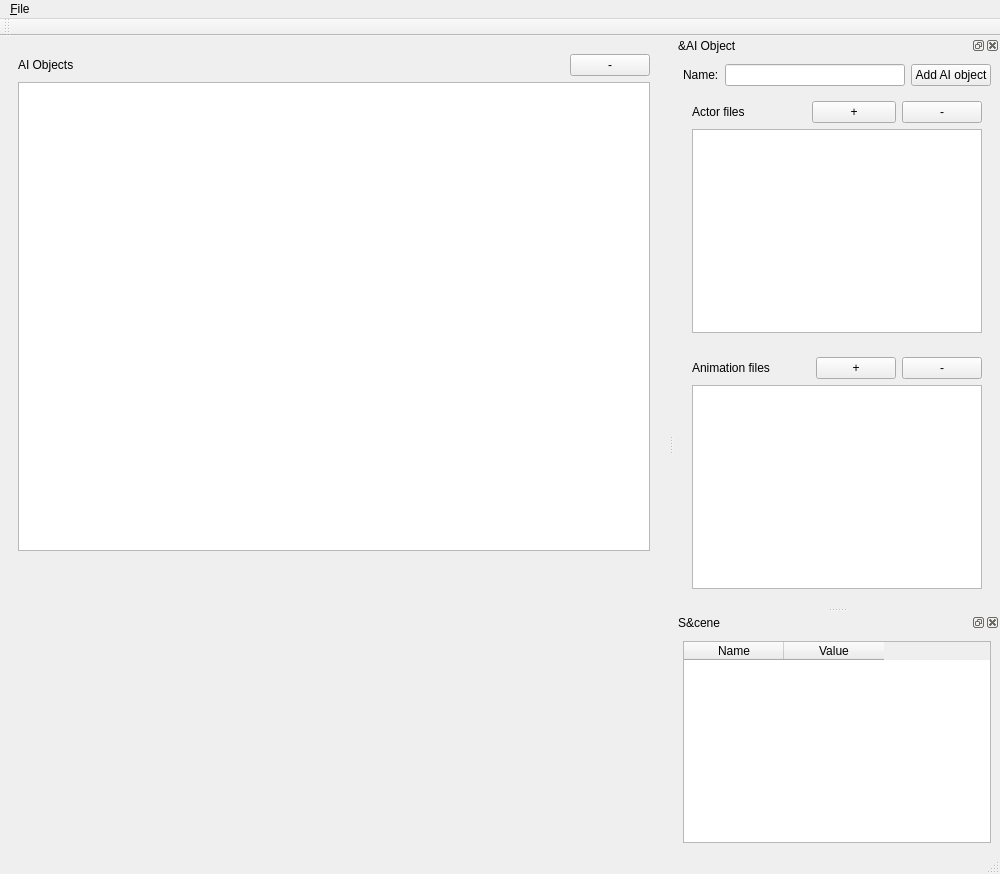
<?xml version="1.0" encoding="UTF-8"?>
<ui version="4.0">
 <author>Victoria Danchenko</author>
 <class>MainWindow</class>
 <widget class="QMainWindow" name="MainWindow">
  <property name="geometry">
   <rect>
    <x>0</x>
    <y>0</y>
    <width>1000</width>
    <height>874</height>
   </rect>
  </property>
  <property name="windowTitle">
   <string>MainWindow</string>
  </property>
  <widget class="QWidget" name="centralwidget">
   <property name="maximumSize">
    <size>
     <width>800</width>
     <height>533</height>
    </size>
   </property>
   <layout class="QHBoxLayout" name="horizontalLayout_2">
    <item>
     <widget class="QFrame" name="groupModels">
      <property name="sizePolicy">
       <sizepolicy hsizetype="Expanding" vsizetype="Expanding">
        <horstretch>0</horstretch>
        <verstretch>0</verstretch>
       </sizepolicy>
      </property>
      <layout class="QVBoxLayout" name="verticalLayout_2">
       <item>
        <layout class="QHBoxLayout" name="horizontalLayout_4">
         <item>
          <widget class="QLabel" name="label_3">
           <property name="text">
            <string>AI Objects</string>
           </property>
          </widget>
         </item>
         <item>
          <spacer name="horizontalSpacer_3">
           <property name="orientation">
            <enum>Qt::Horizontal</enum>
           </property>
           <property name="sizeHint" stdset="0">
            <size>
             <width>40</width>
             <height>20</height>
            </size>
           </property>
          </spacer>
         </item>
         <item>
          <widget class="QPushButton" name="oDeleteModelsButton">
           <property name="toolTip">
            <string>Delete model</string>
           </property>
           <property name="text">
            <string>-</string>
           </property>
          </widget>
         </item>
        </layout>
       </item>
       <item>
        <widget class="QListWidget" name="oModels">
         <property name="alternatingRowColors">
          <bool>true</bool>
         </property>
         <property name="selectionMode">
          <enum>QAbstractItemView::ExtendedSelection</enum>
         </property>
         <property name="selectionBehavior">
          <enum>QAbstractItemView::SelectRows</enum>
         </property>
         <property name="selectionRectVisible">
          <bool>true</bool>
         </property>
         <property name="sortingEnabled">
          <bool>true</bool>
         </property>
        </widget>
       </item>
      </layout>
     </widget>
    </item>
   </layout>
  </widget>
  <widget class="QMenuBar" name="menubar">
   <property name="geometry">
    <rect>
     <x>0</x>
     <y>0</y>
     <width>1000</width>
     <height>30</height>
    </rect>
   </property>
   <widget class="QMenu" name="menuFile">
    <property name="title">
     <string>&amp;File</string>
    </property>
    <addaction name="actionSaveScene"/>
    <addaction name="actionLoadScene"/>
   </widget>
   <addaction name="menuFile"/>
  </widget>
  <widget class="QStatusBar" name="statusbar"/>
  <widget class="QToolBar" name="toolBar">
   <property name="windowTitle">
    <string>toolBar</string>
   </property>
   <attribute name="toolBarArea">
    <enum>TopToolBarArea</enum>
   </attribute>
   <attribute name="toolBarBreak">
    <bool>false</bool>
   </attribute>
  </widget>
  <widget class="QDockWidget" name="oAddAiObjectWidget">
   <property name="windowTitle">
    <string>&amp;AI Object</string>
   </property>
   <attribute name="dockWidgetArea">
    <number>2</number>
   </attribute>
   <widget class="QWidget" name="dockWidgetContents">
    <layout class="QVBoxLayout" name="verticalLayout_10">
     <item>
      <layout class="QHBoxLayout" name="horizontalLayout">
       <item>
        <widget class="QLabel" name="labelModelName">
         <property name="text">
          <string>Name:</string>
         </property>
        </widget>
       </item>
       <item>
        <widget class="QLineEdit" name="oModelName"/>
       </item>
       <item>
        <widget class="QPushButton" name="oAddModelButton">
         <property name="text">
          <string>Add AI object</string>
         </property>
        </widget>
       </item>
      </layout>
     </item>
     <item>
      <widget class="QFrame" name="frame">
       <layout class="QVBoxLayout" name="verticalLayout_5">
        <item>
         <layout class="QHBoxLayout" name="horizontalLayout_3">
          <item>
           <widget class="QLabel" name="label">
            <property name="text">
             <string>Actor files</string>
            </property>
           </widget>
          </item>
          <item>
           <spacer name="horizontalSpacer">
            <property name="orientation">
             <enum>Qt::Horizontal</enum>
            </property>
            <property name="sizeHint" stdset="0">
             <size>
              <width>40</width>
              <height>20</height>
             </size>
            </property>
           </spacer>
          </item>
          <item>
           <widget class="QPushButton" name="oAddActorFileButton">
            <property name="minimumSize">
             <size>
              <width>84</width>
              <height>0</height>
             </size>
            </property>
            <property name="toolTip">
             <string>Add actor file...</string>
            </property>
            <property name="text">
             <string>+</string>
            </property>
           </widget>
          </item>
          <item>
           <widget class="QPushButton" name="oDeleteActorFilesButton">
            <property name="toolTip">
             <string>Delete selected actor files</string>
            </property>
            <property name="text">
             <string>-</string>
            </property>
           </widget>
          </item>
         </layout>
        </item>
        <item>
         <widget class="QListWidget" name="oActorFiles">
          <property name="alternatingRowColors">
           <bool>true</bool>
          </property>
          <property name="selectionMode">
           <enum>QAbstractItemView::ExtendedSelection</enum>
          </property>
          <property name="selectionBehavior">
           <enum>QAbstractItemView::SelectRows</enum>
          </property>
          <property name="selectionRectVisible">
           <bool>true</bool>
          </property>
          <property name="sortingEnabled">
           <bool>true</bool>
          </property>
         </widget>
        </item>
       </layout>
      </widget>
     </item>
     <item>
      <widget class="QFrame" name="frame_2">
       <layout class="QVBoxLayout" name="verticalLayout_6">
        <item>
         <layout class="QHBoxLayout" name="layoutAnimationFilesButtons">
          <item>
           <widget class="QLabel" name="label_2">
            <property name="text">
             <string>Animation files</string>
            </property>
           </widget>
          </item>
          <item>
           <spacer name="horizontalSpacer_2">
            <property name="orientation">
             <enum>Qt::Horizontal</enum>
            </property>
            <property name="sizeHint" stdset="0">
             <size>
              <width>40</width>
              <height>20</height>
             </size>
            </property>
           </spacer>
          </item>
          <item>
           <widget class="QPushButton" name="oAddAnimationFileButton">
            <property name="toolTip">
             <string>Add animation file...</string>
            </property>
            <property name="text">
             <string>+</string>
            </property>
           </widget>
          </item>
          <item>
           <widget class="QPushButton" name="oDeleteAnimationFilesButton">
            <property name="toolTip">
             <string>Delete selected animation files</string>
            </property>
            <property name="text">
             <string>-</string>
            </property>
           </widget>
          </item>
         </layout>
        </item>
        <item>
         <widget class="QListWidget" name="oAnimationsFiles">
          <property name="alternatingRowColors">
           <bool>true</bool>
          </property>
          <property name="selectionMode">
           <enum>QAbstractItemView::ExtendedSelection</enum>
          </property>
          <property name="selectionBehavior">
           <enum>QAbstractItemView::SelectRows</enum>
          </property>
          <property name="selectionRectVisible">
           <bool>true</bool>
          </property>
          <property name="sortingEnabled">
           <bool>true</bool>
          </property>
         </widget>
        </item>
       </layout>
      </widget>
     </item>
    </layout>
   </widget>
  </widget>
  <widget class="QDockWidget" name="oSceneWidget">
   <property name="windowTitle">
    <string>S&amp;cene</string>
   </property>
   <attribute name="dockWidgetArea">
    <number>2</number>
   </attribute>
   <widget class="QWidget" name="dockWidgetContents_3">
    <layout class="QVBoxLayout" name="verticalLayout">
     <item>
      <widget class="QTableWidget" name="oSceneProperties">
       <column>
        <property name="text">
         <string>Name</string>
        </property>
       </column>
       <column>
        <property name="text">
         <string>Value</string>
        </property>
       </column>
      </widget>
     </item>
    </layout>
   </widget>
  </widget>
  <action name="actionSaveScene">
   <property name="text">
    <string>Save scene...</string>
   </property>
  </action>
  <action name="actionLoadScene">
   <property name="text">
    <string>Load scene...</string>
   </property>
  </action>
 </widget>
 <resources/>
 <connections/>
 <designerdata>
  <property name="gridDeltaX">
   <number>10</number>
  </property>
  <property name="gridDeltaY">
   <number>10</number>
  </property>
  <property name="gridSnapX">
   <bool>true</bool>
  </property>
  <property name="gridSnapY">
   <bool>true</bool>
  </property>
  <property name="gridVisible">
   <bool>true</bool>
  </property>
 </designerdata>
</ui>
